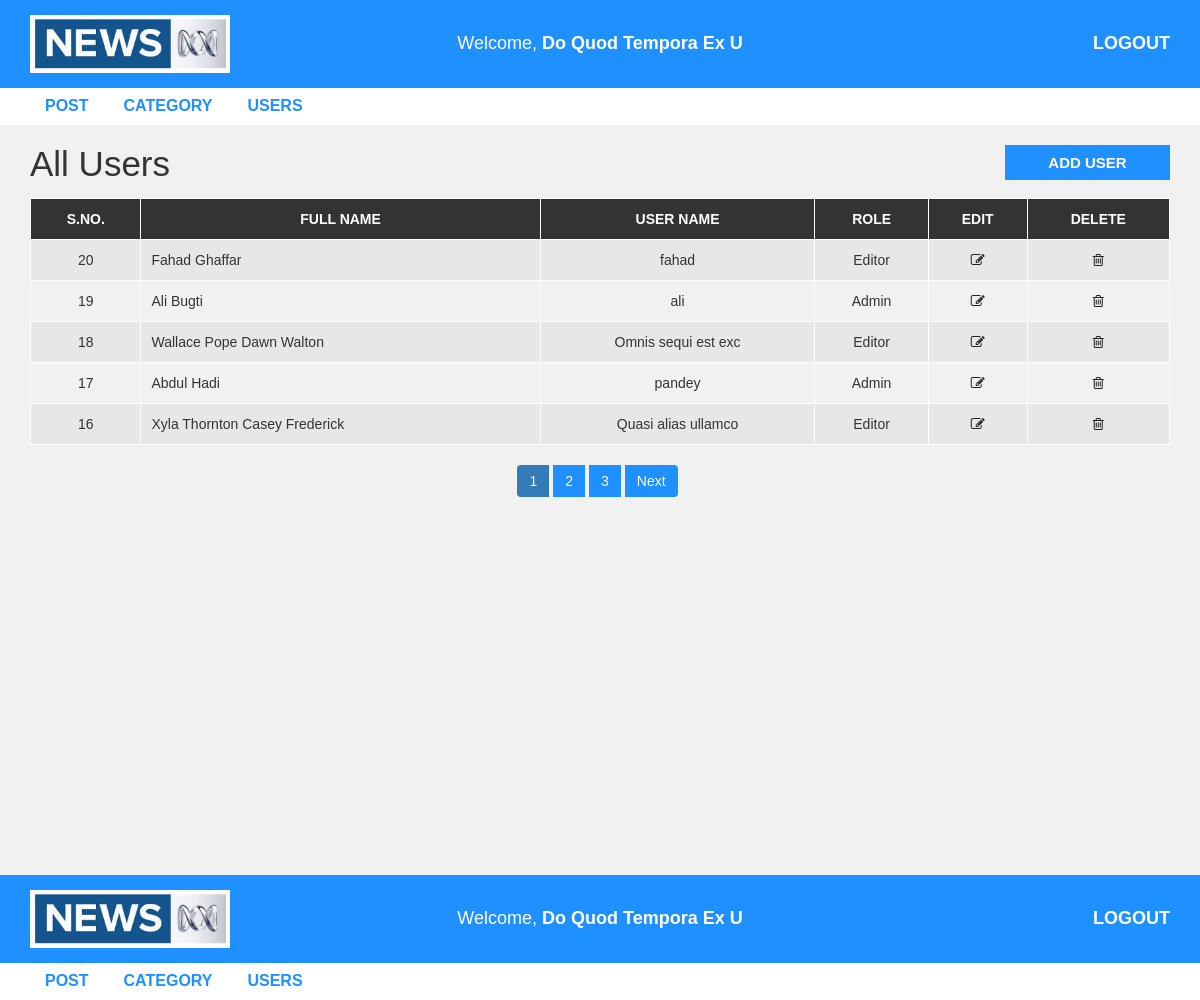
The app's page /admin/users.php (signed in), older data.
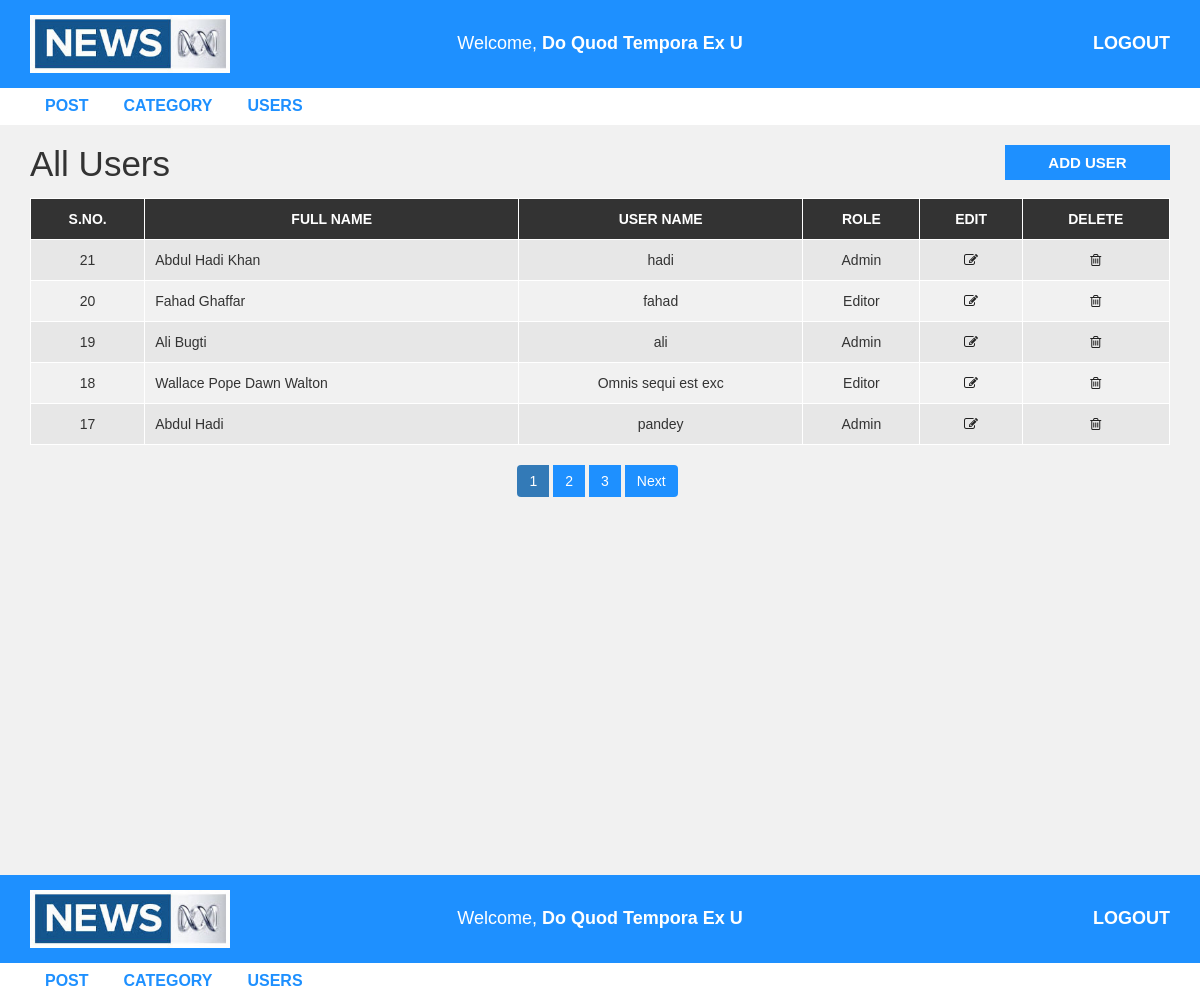
The same page, newer data.
### tables this page shows
CREATE TABLE `users` (
  `user_id` int(11) NOT NULL,
  `first_name` varchar(30) NOT NULL,
  `last_name` varchar(30) NOT NULL,
  `username` varchar(30) NOT NULL,
  `password` varchar(40) NOT NULL,
  `role` int(1) NOT NULL
);

### admin/users.php (the view, shortened to what this page needs)
<?php include_once "header.php";
include_once "config.php";
$limit = 5;
if (isset($_GET['page'])) {
    $page = $_GET['page'];
} else {
    $page = 1;
}
$offset = ($page - 1) * $limit;
$sql = "SELECT * FROM users ORDER BY user_id DESC LIMIT {$offset}, {$limit}";
$result = mysqli_query($conn, $sql) or die("Users view Query failed!");
?>
<div id="admin-content">
    <div class="container">
        <div class="row">
            <div class="col-md-10">
                <h1 class="admin-heading">All Users</h1>
            </div>
            <div class="col-md-2">
                <a class="add-new" href="add-user.php">add user</a>
            </div>
            <div class="col-md-12">
                <table class="content-table">
                    <thead>
                        <th>S.No.</th>
                        <th>Full Name</th>
                        <th>User Name</th>
                        <th>Role</th>
                        <th>Edit</th>
                        <th>Delete</th>
                    </thead>
                    <tbody>
                        <?php
                        if (mysqli_num_rows($result) > 0) {
                            foreach ($result as $keys) {
                        ?>
                                <tr>
                                    <td class='id'><?php echo $keys['user_id'] ?></td>
                                    <td><?php echo $keys['first_name'] . " " . $keys['last_name'] ?></td>
                                    <td><?php echo $keys['username'] ?></td>
                                    <td><?php echo $keys['role'] == 1 ? "Admin" : "Editor" ?></td>
                                    <td class='edit'><a href='update-user.php?id=<?php echo $keys['user_id'] ?>'><i class='fa fa-edit'></i></a></td>
                                    <td class='delete'><a href='delete-user.php?id=<?php echo $keys['user_id'] ?>'><i class='fa fa-trash-o'></i></a></td>
                                </tr>
                        <?php
                            }
                        }
                        ?>
                    </tbody>
                </table>
                <?php
                $sql1 = "SELECT * FROM users";
                $result1 = mysqli_query($conn, $sql1) or die("Pagination Calculation Query failed!");
                if (mysqli_num_rows($result1)) {
                    $total_records = mysqli_num_rows($result1);
                    $total_page = ceil($total_records / $limit);
                    echo "<ul class='pagination admin-pagination'>";
                    for ($i = 1; $i <= $total_page; $i++) {
                        if ($i == $page) {
                            $active = "active";
                        } else {
                            $active = "";
                        }
                        echo "<li class='$active'><a href='users.php?page=$i'>$i</a></li>";
                    }
                    if ($total_page > $page) {
                        echo "<li><a href=users.php?page=" . (++$page) . ">Next</a></li>";
                    }
                    echo "</ul>";
                }
                ?>
            </div>
        </div>
    </div>
</div>
<?php include "header.php"; ?>

### admin/header.php (shortened to what this page needs)
<!DOCTYPE html>
<html lang="en">
<head>
    <link rel="stylesheet" href="../css/bootstrap.min.css" />
    <link rel="stylesheet" href="../css/font-awesome.css">
    <link rel="stylesheet" href="../css/style.css">
</head>
<body>
    <div id="header-admin">
        <div class="container">
            <div class="row flex_center">
                <div class="col-md-4">
                    <a href="post.php"><img class="logo" class="img-fluid" width="200" src="images/news.jpg"></a>
                </div>
                <div class="col-md-4 text-center">
                    <h4 class="text-capitalize" style="color: #fff; margin:0;">Welcome, <strong><?php echo $_SESSION['username'] ?></strong></h2>
                </div>
                <div class="col-md-4 text-right">
                    <a href="logout.php" class="admin-logout">logout</a>
                </div>
            </div>
        </div>
    </div>
    <div id="admin-menubar">
        <div class="container">
            <div class="row">
                <div class="col-md-12">
                    <ul class="admin-menu">
                        <li>
                            <a href="post.php">Post</a>
                        </li>
                        <?php
                        if ($_SESSION['user_role'] == 1) {
                        ?>
                            <li>
                                <a href="category.php">Category</a>
                            </li>
                            <li>
                                <a href="users.php">Users</a>
                            </li>
                        <?php
                        }
                        ?>
                    </ul>
                </div>
            </div>
        </div>
    </div>

### css/style.css (style rules this page uses)
body { background: #f1f1f1; font-family: sans-serif, arial, Helvetica; }
a, a:hover, a:focus { text-decoration: none; outline: none; }
ul { margin: 0; padding: 0; list-style: none; }
img.logo { height: auto; display: block; }
.flex_center { display: flex; justify-content: center; align-items: center; }
#header-admin { background-color: #1e90ff; padding: 15px 0; }
#header-admin .admin-logout { margin: 10px 0; color: #fff; font-size: 18px; font-weight: 600; text-transform: uppercase; display: inline-block; }
#admin-menubar { background-color: #fff; }
#admin-menubar .admin-menu { font-size: 0; }
#admin-menubar .admin-menu li { display: inline-block; margin: 0 5px 0 0; }
#admin-menubar .admin-menu li a { color: #1e90ff; font-size: 16px; font-weight: 600; text-transform: uppercase; padding: 7px 15px; display: block; transition: all 0.3s; }
#admin-content { padding: 20px 0; min-height: 750px; }
#admin-content .admin-heading { font-size: 35px; margin: 0 0 15px; }
#admin-content .add-new { color: #fff; background-color: #1e90ff; font-size: 15px; font-weight: 600; text-align: center; text-transform: uppercase; padding: 7px 10px; display: block; transition: all 0.3s; }
#admin-content .content-table { border: 1px solid #000; width: 100%; margin: 0 0 20px; }
#admin-content .content-table thead { color: #fff; background-color: #333; }
#admin-content .content-table th { padding: 10px; border: 1px solid #fff; font-weight: 600; text-align: center; text-transform: uppercase; }
#admin-content .content-table tbody { color: #333; }
#admin-content .content-table tbody tr { background-color: #e7e7e7; }
#admin-content .content-table tbody tr:nth-child(even) { background-color: transparent; }
#admin-content .content-table tbody td { padding: 10px; border: 1px solid #fff; text-align: center; }
#admin-content .content-table tbody td:nth-child(2) { text-align: left; }
#admin-content .admin-pagination { margin: 0; }
#admin-content .admin-pagination li a { display: block; }
.id, .edit, .delete { text-align: center; }
.pagination { display: block; text-align: center; margin: 0; }
.pagination li { display: inline-block; margin: 0 5px 0 0; }
.pagination li a { border: none; background: #1e90ff; color: #fff; }
.pagination > li.active > a { pointer-events: none !important; }
i.fa { color: #222; }

Row changes from the older to the newer data that the page shows:
no longer on this page (row unchanged): users: user_id "16", first_name "Xyla Thornton", last_name "Casey Frederick", username "Quasi alias ullamco", role "Editor"
added users: user_id "21", first_name "Abdul Hadi", last_name "Khan", username "hadi", role "Admin"
